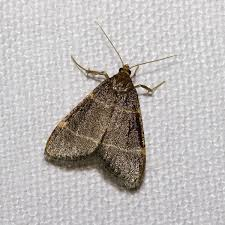
#> input picture Code/backend/examples/mothOne.png, 225 x 225 px; its folder holds 5 pictures in this run
$ python mask.py
#> lines starting #> are read from the running program, lines starting #| are printed output that depends on the picture; after the words box and inside, x2 and y2 are one past the last pixel; in counts of white or black regions, pixels touching at a corner belong together; long printed decimals are rounded
import cv2
import numpy as np
import os

cwd = os.getcwd()

images = []

for entry in os.listdir(f"{cwd}/examples"):
    if os.path.isfile(os.path.join(f"{cwd}/examples", entry)):
        images.append(entry)

img = cv2.imread("examples/mothOne.png")
#> img is the input picture: shape (225, 225, 3); mean B, G, R 181.9, 183.7, 187.6
hsv = cv2.cvtColor(img, cv2.COLOR_BGR2HSV)
#> hsv: shape (225, 225, 3); mean H, S, V 89.4, 17.7, 188
lower = np.array([0, 0, 0])
upper = np.array([179, 255, 165])
mask_one = cv2.inRange(hsv, lower, upper)
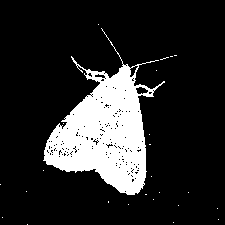
#> mask_one: shape (225, 225); 16.4% white; 25 white regions (24 under 20 px), largest, box (x1, y1, x2, y2) and area: (43, 28, 165, 195) 8255
result_one = cv2.bitwise_and(img, img, mask=mask_one)
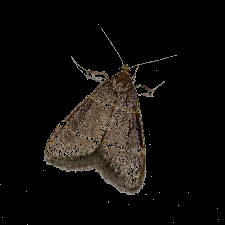
#> result_one: shape (225, 225, 3); mean B, G, R 11.2, 13.7, 16.2

img = cv2.imread("examples/mothOne.png")
hsv = cv2.cvtColor(img, cv2.COLOR_BGR2HSV)
lower = np.array([0, 0, 0])
upper = np.array([179, 255, 120])
mask_two = cv2.inRange(hsv, lower, upper)
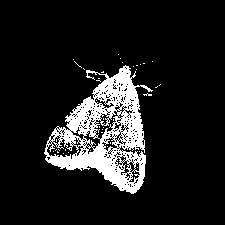
#> mask_two: shape (225, 225); 11.6% white; 39 white regions (38 under 20 px), largest, box (x1, y1, x2, y2) and area: (44, 65, 153, 194) 5812
result_two = cv2.bitwise_and(img, img, mask=mask_two)
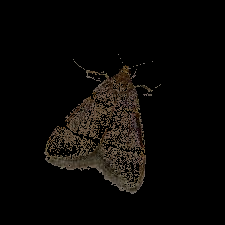
#> result_two: shape (225, 225, 3); mean B, G, R 6, 7.8, 9.6

diff_pixels = np.count_nonzero(cv2.absdiff(mask_one, mask_two))
#> diff_pixels = 2397

percentage = (diff_pixels / (mask_one.shape[0] * mask_one.shape[1])) * 100
#> percentage = 4.73

print(percentage)
#| 4.735

cv2.imshow("165 moth", result_one)

while True:
    if cv2.waitKey(10) & 0xFF == ord("q") or cv2.waitKey(0):
#> (key q is pressed here)
        break

cv2.imshow("120 moth", result_two)

while True:
    if cv2.waitKey(10) & 0xFF == ord("q") or cv2.waitKey(0):
#> (key q is pressed here)
        break

cv2.destroyAllWindows()
